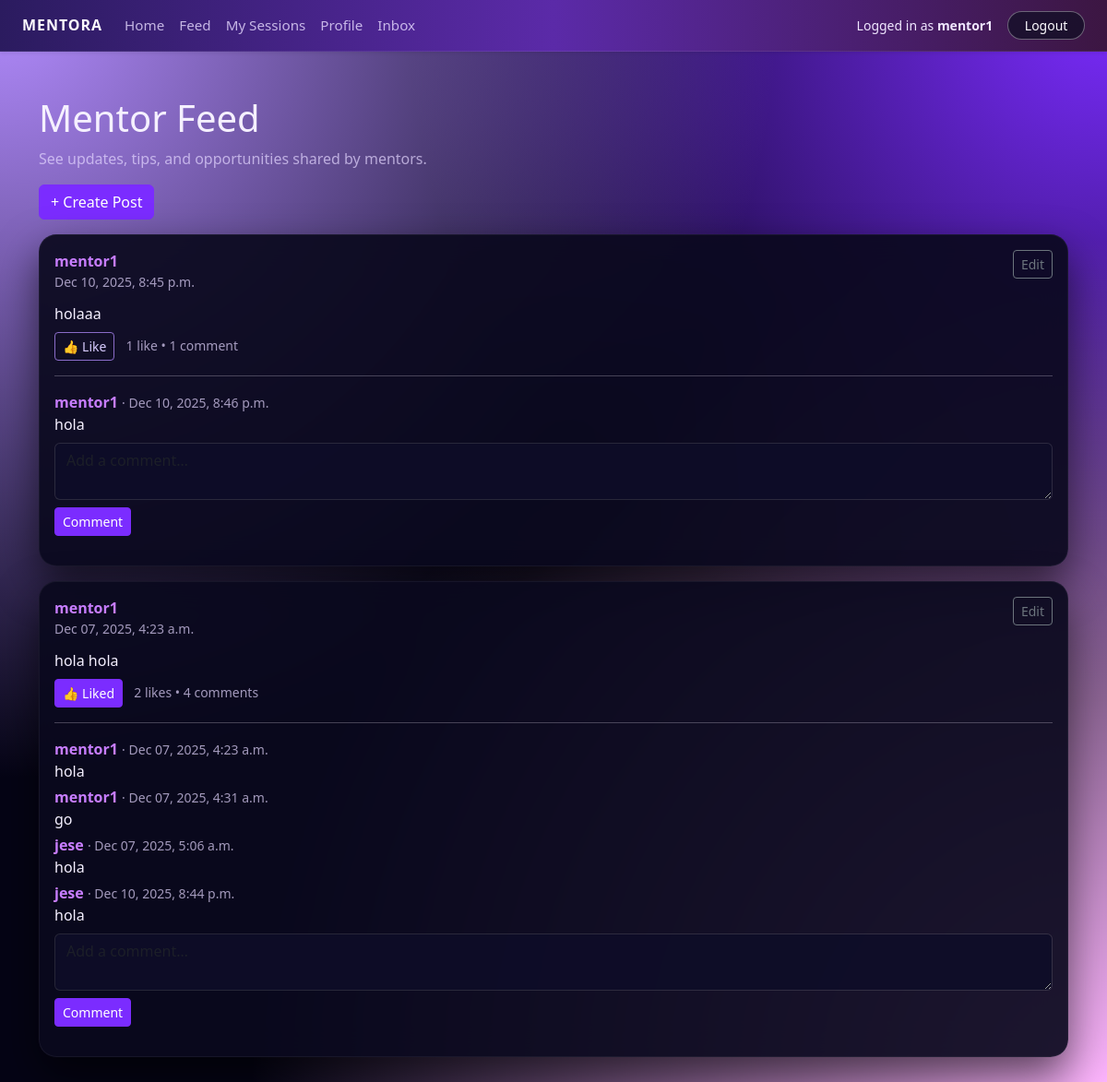
Page /feed/ (signed in) on the earlier database version.
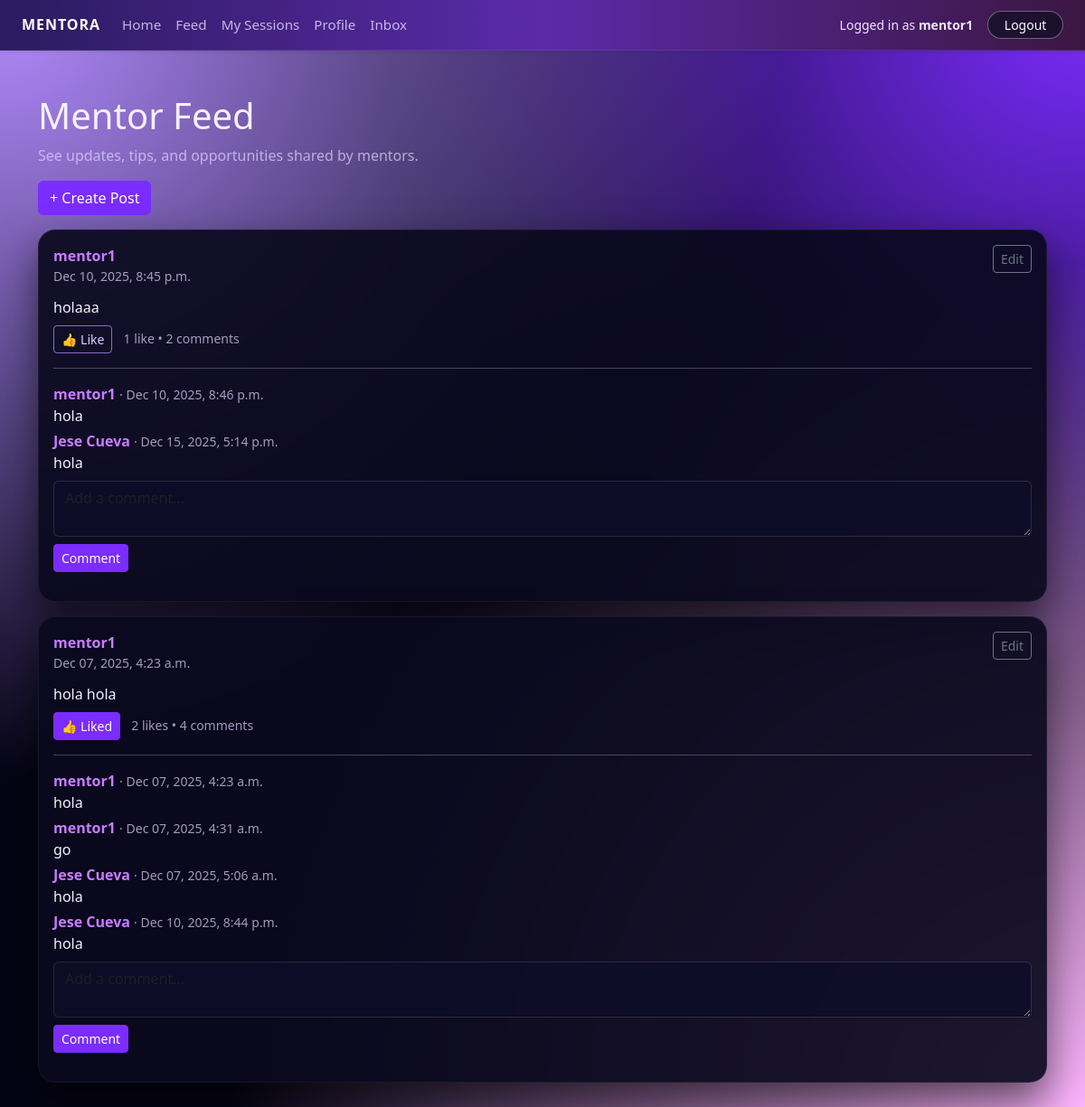
Same page on the later database version.
### core/models.py (models this page shows, shortened)
class Post(models.Model):
    author = models.ForeignKey(
        "Profile",
        related_name="posts",
        on_delete=models.CASCADE,
    )
    content = models.TextField()
    image = models.ImageField(
        upload_to="post_images/",
        blank=True,
        null=True,
    )
    created_at = models.DateTimeField(auto_now_add=True)
    class Meta:
        ordering = ["-created_at"]  # newest first

class Profile(models.Model):
    ROLE_CHOICES = [
        ("MENTOR", "Mentor"),
        ("MENTEE", "Mentee"),
    ]
    user = models.OneToOneField(
        settings.AUTH_USER_MODEL,
        on_delete=models.CASCADE,
        related_name="profile",
    )
    first_name = models.CharField(max_length=30, blank=True)
    last_name = models.CharField(max_length=30, blank=True)
    role = models.CharField(max_length=10, choices=ROLE_CHOICES)
    public_id = models.CharField(
        max_length=10,
        unique=True,
        editable=False,
        blank=True,
        null=True,
    )
    bio = models.TextField(blank=True)
    skills = models.CharField(
        max_length=255,
        blank=True,
        help_text="Comma-separated skills, e.g. Python, Data Science, Resume Review",
    )
    hourly_rate = models.DecimalField(
        max_digits=6,
        decimal_places=2,
        null=True,
        blank=True,
        help_text="Only for mentors",
    )
    calendly_url = models.URLField(
        blank=True,
        null=True,
        help_text="Mentor's Calendly scheduling link (e.g. https://calendly.com/yourname/30min)",
    )
    photo = models.ImageField(
        upload_to="profiles/",
        blank=True,
        null=True,
    )
    has_seen_welcome = models.BooleanField(default=False)
    def display_name(self):
        name = f"{self.first_name} {self.last_name}".strip()
        return name if name else self.user.username

class PostComment(models.Model):
    post = models.ForeignKey(
        Post,
        related_name="comments",
        on_delete=models.CASCADE,
    )
    author = models.ForeignKey(
        Profile,
        related_name="comments",
        on_delete=models.CASCADE,
    )
    text = models.TextField()
    created_at = models.DateTimeField(auto_now_add=True)

### core/views.py (the view)
# urls.py: path("feed/", views.feed, name="feed"),
@login_required
def feed(request):
    profile = request.user.profile
    if profile.role == "MENTEE":
        followed_ids = Follow.objects.filter(
            follower=profile
        ).values_list("mentor_id", flat=True)
        posts = Post.objects.filter(author_id__in=followed_ids)
    else:
        posts = Post.objects.all()
    posts = (
        posts
        .select_related("author", "author__user")
        .prefetch_related(
            "likes",
            "comments",
            "comments__author",
            "comments__author__user",
        )
        .order_by("-created_at")
    )
    liked_post_ids = set(
        PostLike.objects
        .filter(user=profile, post__in=posts)
        .values_list("post_id", flat=True)
    )
    comment_form = CommentForm()
    return render(
        request,
        "core/feed.html",
        {
            "posts": posts,
            "liked_post_ids": liked_post_ids,
            "comment_form": comment_form,
        },
    )

### core/forms.py
class CommentForm(forms.ModelForm):
    class Meta:
        model = PostComment
        fields = ["text"]
        widgets = {
            "text": forms.Textarea(
                attrs={
                    "class": "form-control",
                    "rows": 2,
                    "placeholder": "Add a comment…",
                }
            )
        }

### templates/core/feed.html (shortened to what the changed rows need)
{% extends "base.html" %}
{% block content %}
<div class="container mt-4">
    <h1>Mentor Feed</h1>
    {% if posts %}
        {% for post in posts %}
            <div class="card mb-3">
                <div class="card-body">
                        <div class="d-flex justify-content-between align-items-start mb-2">
                        <div>
                            <p class="mb-1">
                            <strong>
                                <a href="{% url 'profile_public' post.author.id %}">
                                {{ post.author.display_name }}
                                </a>
                            </strong>
                            <br>
                            <small class="text-muted">
                                {{ post.created_at|date:"M d, Y, g:i a" }}
                            </small>
                            </p>
                        </div>
                        {% if post.author == user.profile %}
                        <div class="ms-2 text-end">
                            <button class="btn btn-sm btn-outline-secondary"
                                    type="button"
                                    data-bs-toggle="collapse"
                                    data-bs-target="#postActions{{ post.id }}"
                                    aria-expanded="false">
                            Edit
                            </button>
                        </div>
                        {% endif %}
                        </div>
                    <p class="mb-2">{{ post.content }}</p>
                    <div class="mb-2">
                        <form method="post" action="{% url 'toggle_like' post.id %}" class="d-inline">
                            {% if post.id in liked_post_ids %}
                                <button type="submit" class="btn btn-sm btn-primary">
                                    👍 Liked
                                </button>
                            {% else %}
                                <button type="submit" class="btn btn-sm btn-outline-primary">
                                    👍 Like
                                </button>
                            {% endif %}
                        </form>
                        <span class="ms-2 small text-muted">
                            {{ post.likes.count }} like{% if post.likes.count != 1 %}s{% endif %}
                            •
                            {{ post.comments.count }} comment{% if post.comments.count != 1 %}s{% endif %}
                        </span>
                    </div>
                    <hr>
                    {% if post.comments.all %}
                        <div class="mb-2">
                            {% for c in post.comments.all %}
                                <p class="mb-1">
                                    <strong>
                                        <a href="{% url 'profile_public' c.author.id %}">
                                            {{ c.author.display_name }}
                                        </a>
                                    </strong>
                                    <small class="text-muted">
                                        · {{ c.created_at|date:"M d, Y, g:i a" }}
                                    </small>
                                    <br>
                                    {{ c.text }}
                                </p>
                            {% endfor %}
                        </div>
                    {% endif %}
                    <form method="post" action="{% url 'add_comment' post.id %}">
                        <div class="mb-2">
                            {{ comment_form.text }}
                        </div>
                        <button type="submit" class="btn btn-sm btn-primary">
                            Comment
                        </button>
                    </form>
                </div>
            </div>
        {% endfor %}
    {% else %}
        <div class="alert alert-info">
            No posts yet. Be the first to share something!
        </div>
    {% endif %}
</div>
{% endblock %}

Differences in the rows shown:
shown differently, row unchanged: Post "holaaa": comments.count "1" → "2"; now shows "s"
added PostComment: author.display_name "Jese Cueva", created_at "Dec 15, 2025, 5:14 p.m.", text "hola", shown under Post "holaaa"
changed through a linked row, PostComment "Dec 07, 2025, 5:06 a.m.": author.display_name "jese" → "Jese Cueva"
changed through a linked row, PostComment "Dec 10, 2025, 8:44 p.m.": author.display_name "jese" → "Jese Cueva"
